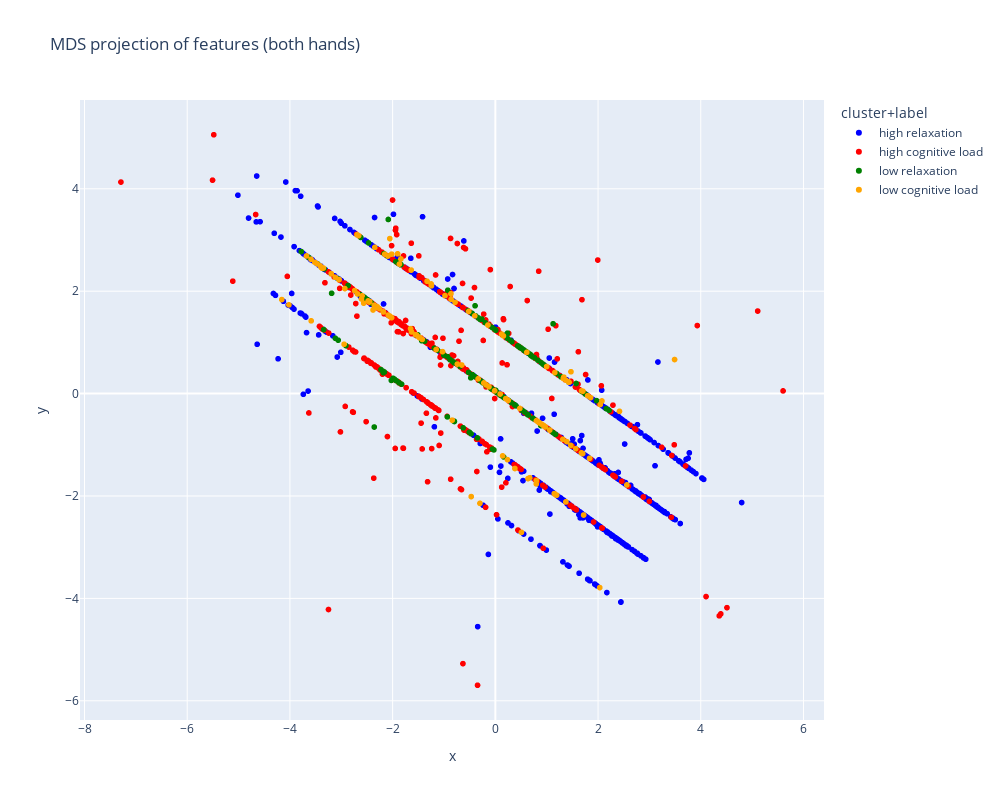

The cell this chart's notebook holds for it:
### Code cell
from sklearn.manifold import MDS
from plotly import express as px
from numpy import concatenate

random_state = 42
mds_tot = MDS(n_components=2, random_state=random_state).fit_transform(features_tot)
side = ["left"] * len(features_left) + ["right"] * len(features_right)
mds_tot = DataFrame(mds_tot, columns=["x", "y"])
mds_tot['side'] = side
mds_tot['user'] = concatenate([groups_left, groups_right], axis=0)
mds_tot['label'] = concatenate([labels_left, labels_right], axis=0)
mds_tot['label'] = mds_tot['label'].apply(lambda x: "cognitive load" if x == 1 else "relaxation")
mds_tot['cluster'] = asarray(groups_left.tolist() + groups_right.tolist())
mds_tot['cluster+label'] = mds_tot['cluster'].astype(str) + " " + mds_tot['label'].astype(str)

features_tot = features_tot.iloc[len(features_left):, :]
fig = px.scatter(
    data_frame=mds_tot,
    x="x",
    y="y",
    color="cluster+label",
    # symbol="cluster+label",
    hover_name="user",
    hover_data=["side", "label", "cluster"],
    title="MDS projection of features (both hands)",
    width=1000, height=800,
    # symbol_sequence=["circle", "cross"],
    color_discrete_sequence=['blue', 'red', 'green', 'orange'],
)
fig.show()
fig.write_html("../visualizations/mds_projection_labels.html")

### Figure 1 — Plotly figure (JSON) as saved in the notebook; plotly's stock layout.template omitted (floating-point values rounded to 4 significant figures; data arrays with more than 128 entries replaced by an {"elided": "..."} marker saying what was removed)
{"data": [{"customdata": {"elided": "780x3 str values"}, "hovertemplate": "<b>%{hovertext}</b><br><br>cluster+label=high relaxation<br>x=%{x}<br>y=%{y}<br>side=%{customdata[0]}<br>label=%{customdata[1]}<br>cluster=%{customdata[2]}<extra></extra>", "hovertext": {"elided": "780 str values"}, "legendgroup": "high relaxation", "marker": {"color": "blue", "symbol": "circle"}, "mode": "markers", "name": "high relaxation", "showlegend": true, "type": "scattergl", "x": {"elided": "780 float values"}, "xaxis": "x", "y": {"elided": "780 float values"}, "yaxis": "y"}, {"customdata": {"elided": "624x3 str values"}, "hovertemplate": "<b>%{hovertext}</b><br><br>cluster+label=high cognitive load<br>x=%{x}<br>y=%{y}<br>side=%{customdata[0]}<br>label=%{customdata[1]}<br>cluster=%{customdata[2]}<extra></extra>", "hovertext": {"elided": "624 str values"}, "legendgroup": "high cognitive load", "marker": {"color": "red", "symbol": "circle"}, "mode": "markers", "name": "high cognitive load", "showlegend": true, "type": "scattergl", "x": {"elided": "624 float values"}, "xaxis": "x", "y": {"elided": "624 float values"}, "yaxis": "y"}, {"customdata": {"elided": "180x3 str values"}, "hovertemplate": "<b>%{hovertext}</b><br><br>cluster+label=low relaxation<br>x=%{x}<br>y=%{y}<br>side=%{customdata[0]}<br>label=%{customdata[1]}<br>cluster=%{customdata[2]}<extra></extra>", "hovertext": {"elided": "180 str values"}, "legendgroup": "low relaxation", "marker": {"color": "green", "symbol": "circle"}, "mode": "markers", "name": "low relaxation", "showlegend": true, "type": "scattergl", "x": {"elided": "180 float values"}, "xaxis": "x", "y": {"elided": "180 float values"}, "yaxis": "y"}, {"customdata": {"elided": "144x3 str values"}, "hovertemplate": "<b>%{hovertext}</b><br><br>cluster+label=low cognitive load<br>x=%{x}<br>y=%{y}<br>side=%{customdata[0]}<br>label=%{customdata[1]}<br>cluster=%{customdata[2]}<extra></extra>", "hovertext": {"elided": "144 str values"}, "legendgroup": "low cognitive load", "marker": {"color": "orange", "symbol": "circle"}, "mode": "markers", "name": "low cognitive load", "showlegend": true, "type": "scattergl", "x": {"elided": "144 float values"}, "xaxis": "x", "y": {"elided": "144 float values"}, "yaxis": "y"}], "layout": {"height": 800, "legend": {"title": {"text": "cluster+label"}, "tracegroupgap": 0}, "title": {"text": "MDS projection of features (both hands)"}, "width": 1000, "xaxis": {"anchor": "y", "domain": [0, 1], "title": {"text": "x"}}, "yaxis": {"anchor": "x", "domain": [0, 1], "title": {"text": "y"}}}}
